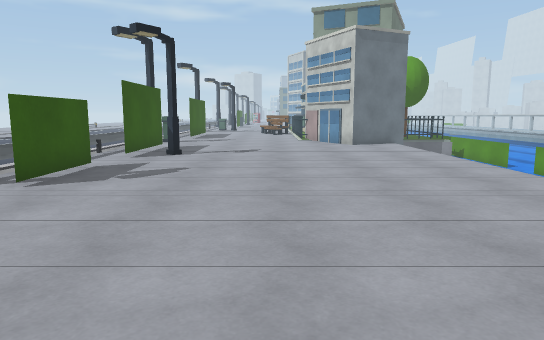
view 1 (above)

17 first-person views from a walk through a 3-D level made in the Unity game engine. The camera is 1.3 m above the floor, tilts 8° down and sees 70° across. The floor is counted in squares, 1 m on a side. Each view is taken from the middle of a square. On the plan, view 1 faces up. The plan holds only what a view shows up to about 16 squares ahead; the rest is blank. The place goes on beyond the plan. The player character is not drawn. Some surface patterns are stand-ins.

view 2
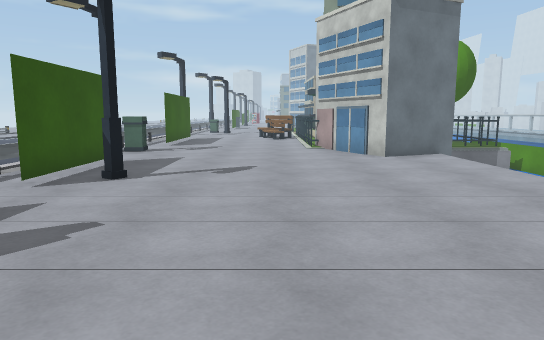

view 3
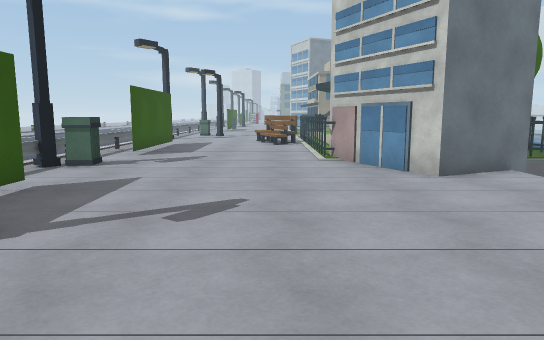

view 4
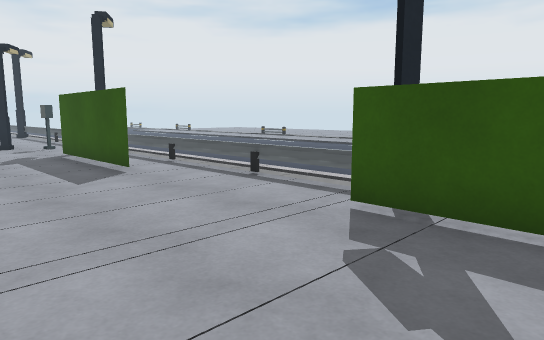

view 5
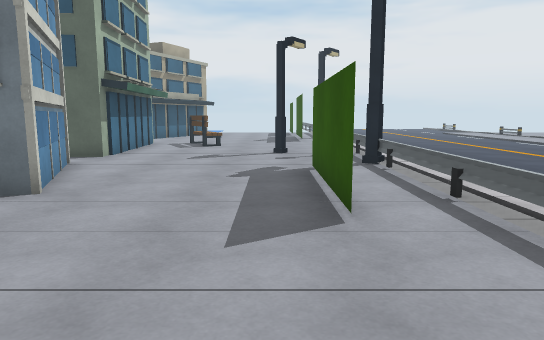

view 6
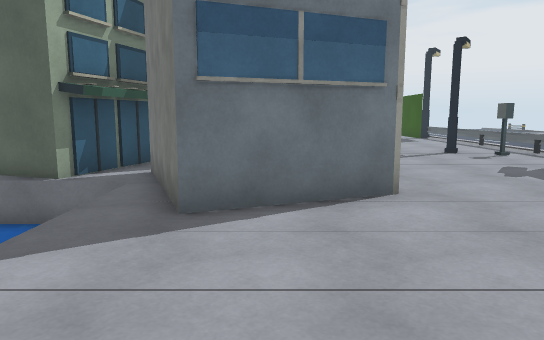

view 7
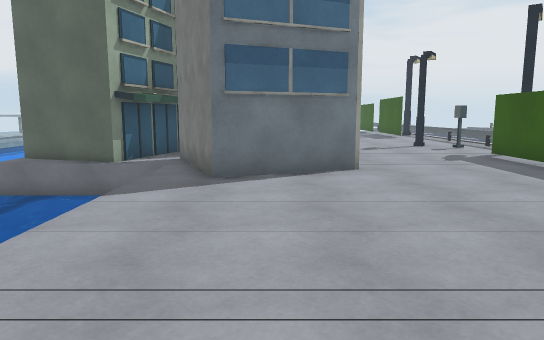

view 8
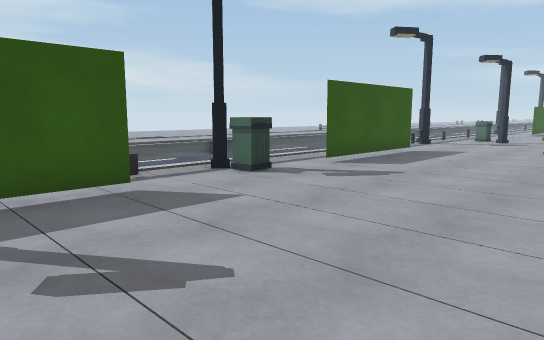

view 9
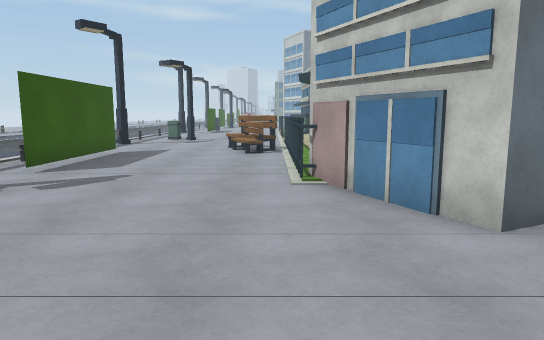

view 10
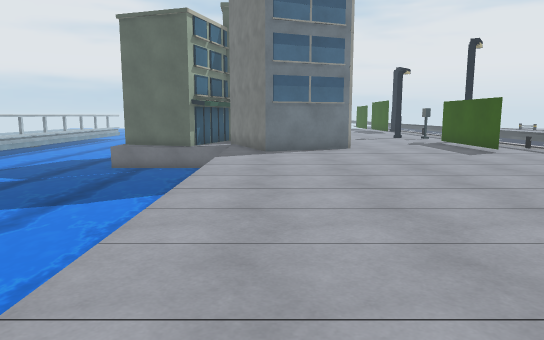

view 11
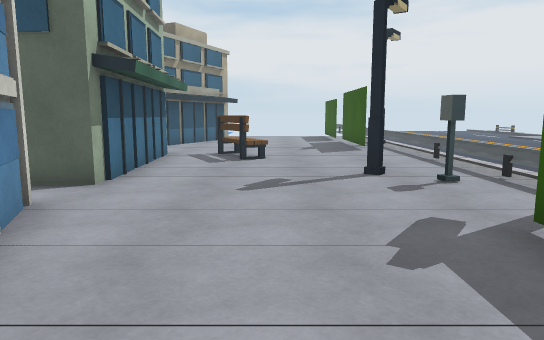

view 12
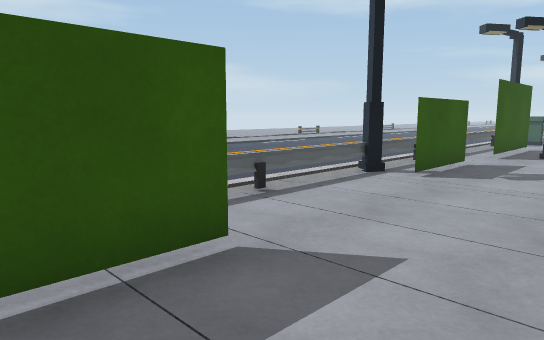

view 13
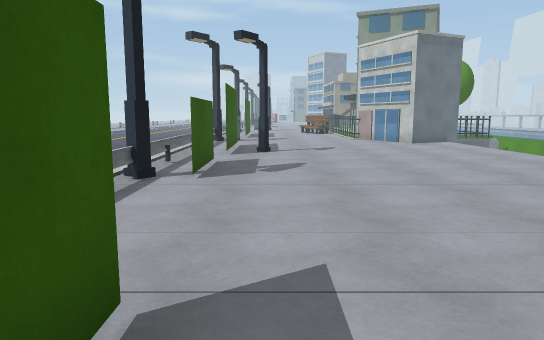

view 14
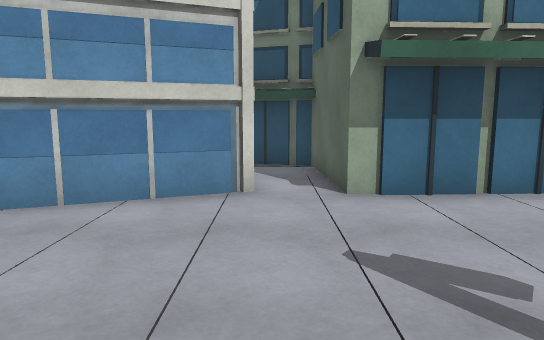

view 15
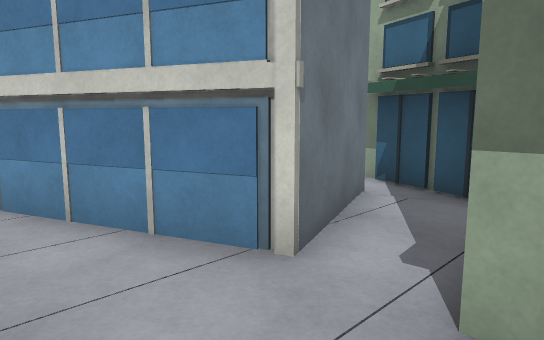

view 16
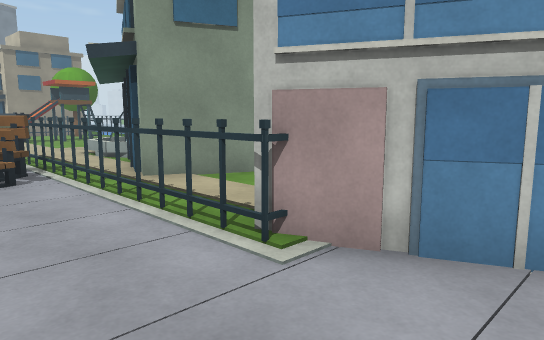

view 17
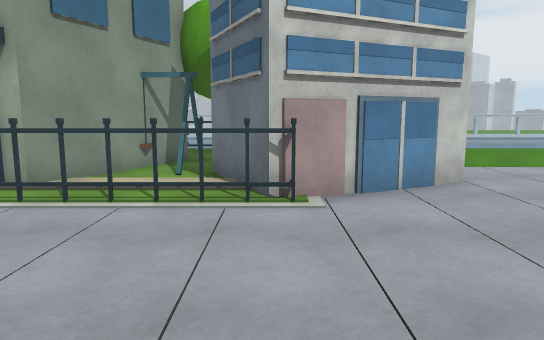

### Floor plan
Key: @ floor where view 1 was taken; # wall or solid block; . floor; = window, fence, low wall or low ledge; ≈ water the walk keeps out of; ^ raised ledge; T thing the floor can be seen under or through; O other object.
Columns run from 6 left of view 1 to 8 right of it. Each row starts with its distance up from view 1.
 26  #.....=##
 25 =#......###=
 24 =#......T..#
 23 =#......T.=#
 22 =#......TT##
 21 =.......TT    #
 20 ==......##   ≈≈
 19 O^.......#  O
 18 =........###O
 17 =.........O.≈
 16 =#..........≈
 15 =#..........≈
 14 =#..........≈
 13 =#.O........≈
 12 =#..........≈
 11 =...........≈≈
 10 =#..........≈≈≈
  9 =#..........≈≈≈
  8 =#..........≈≈≈
  7 O#..........≈≈≈
  6 =...........≈≈≈
  5 =...........≈≈≈
  4 =...........≈≈≈
  3 =...........≈≈≈
  2 =...........≈≈≈
  1 =.#.........≈≈≈
  0 =.#...@#####≈≈≈
 -1 =.#....O#  #≈ ≈
 -2 =.#.....#  #≈≈≈
 -3 =.#.....O  ####
 -4 #.......O#####
 -5 O........O .#
 -6 =........OOO##
 -7 =.#.....O
 -8 =..O....O
 -9 =........
-10 =.......OO

Positions as (right, up) in squares from view 1, and headings:
1: (0, 0), facing up
2: (0, 5), facing up
3: (0, 9), facing up
4: (0, 10), facing down-left
5: (-3, 6), facing down
6: (3, 6), facing down
7: (3, 9), facing down
8: (2, 13), facing up-left
9: (1, 13), facing up
10: (4, 15), facing down
11: (-1, 1), facing down
12: (-1, -1), facing up-left
13: (-3, -1), facing up
14: (-4, -5), facing right
15: (0, -7), facing up-right
16: (-1, 18), facing up-right
17: (-4, 21), facing right
